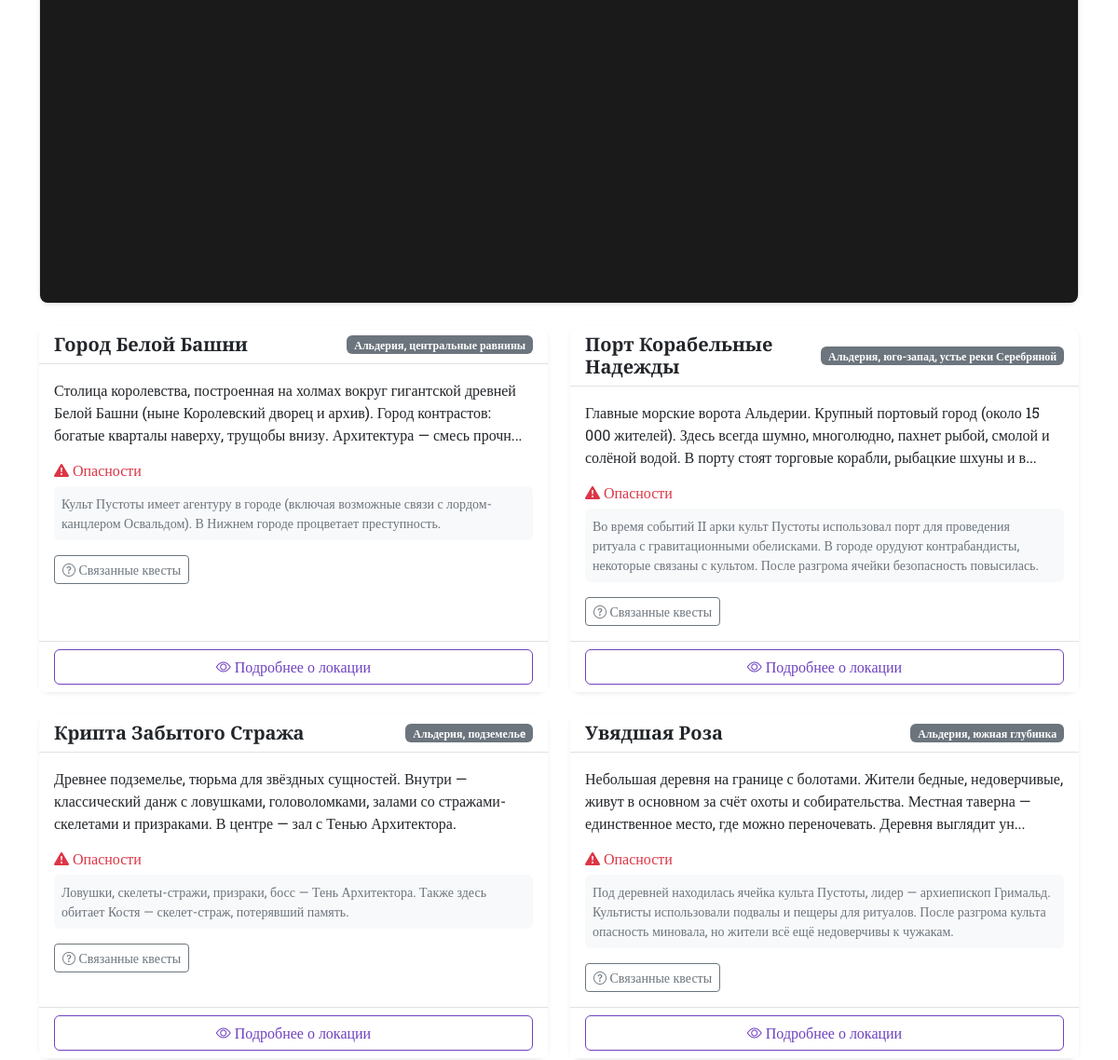
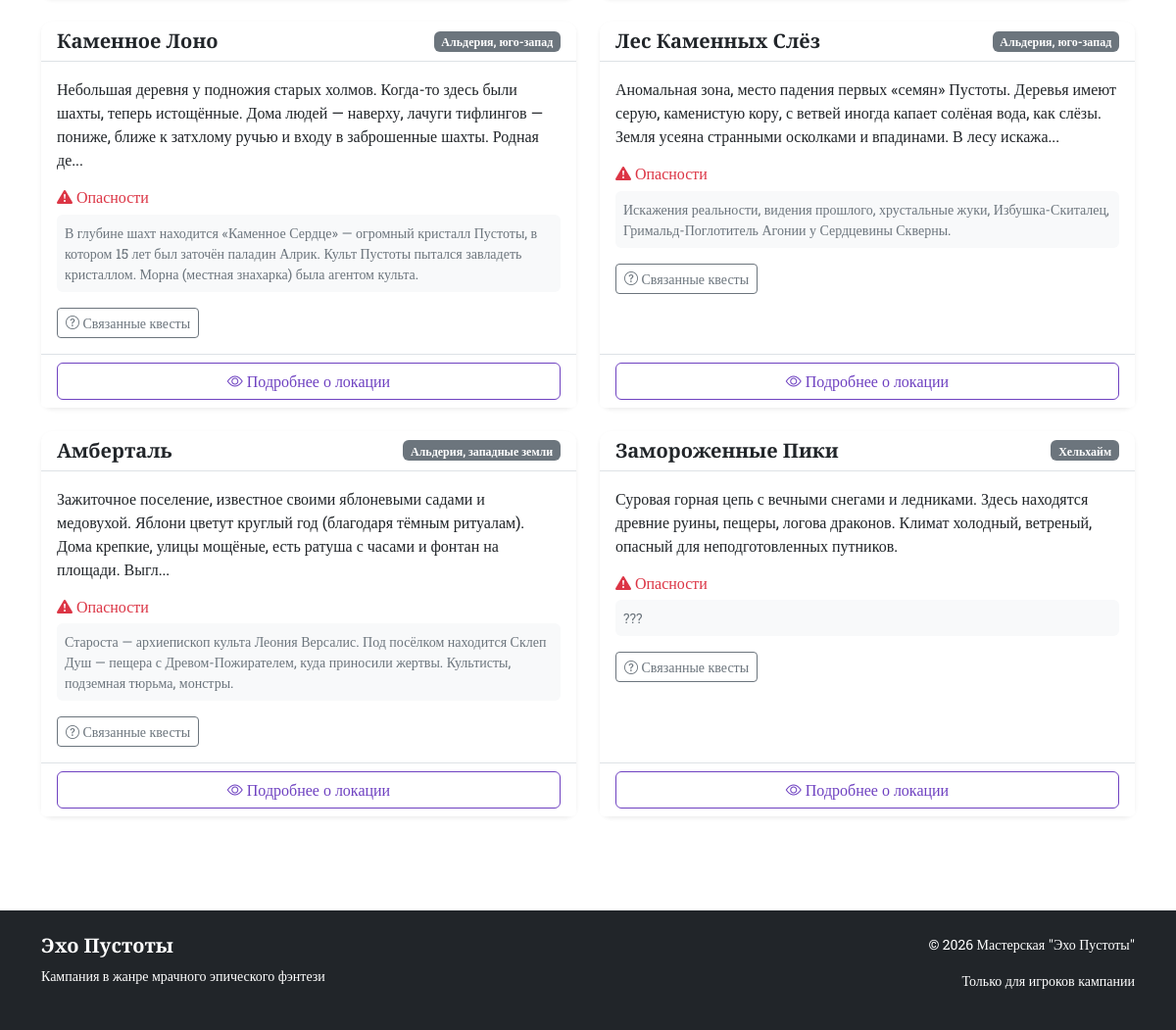
The page /locations (lower part) on the database as committed earlier (2 pictures, top to bottom).
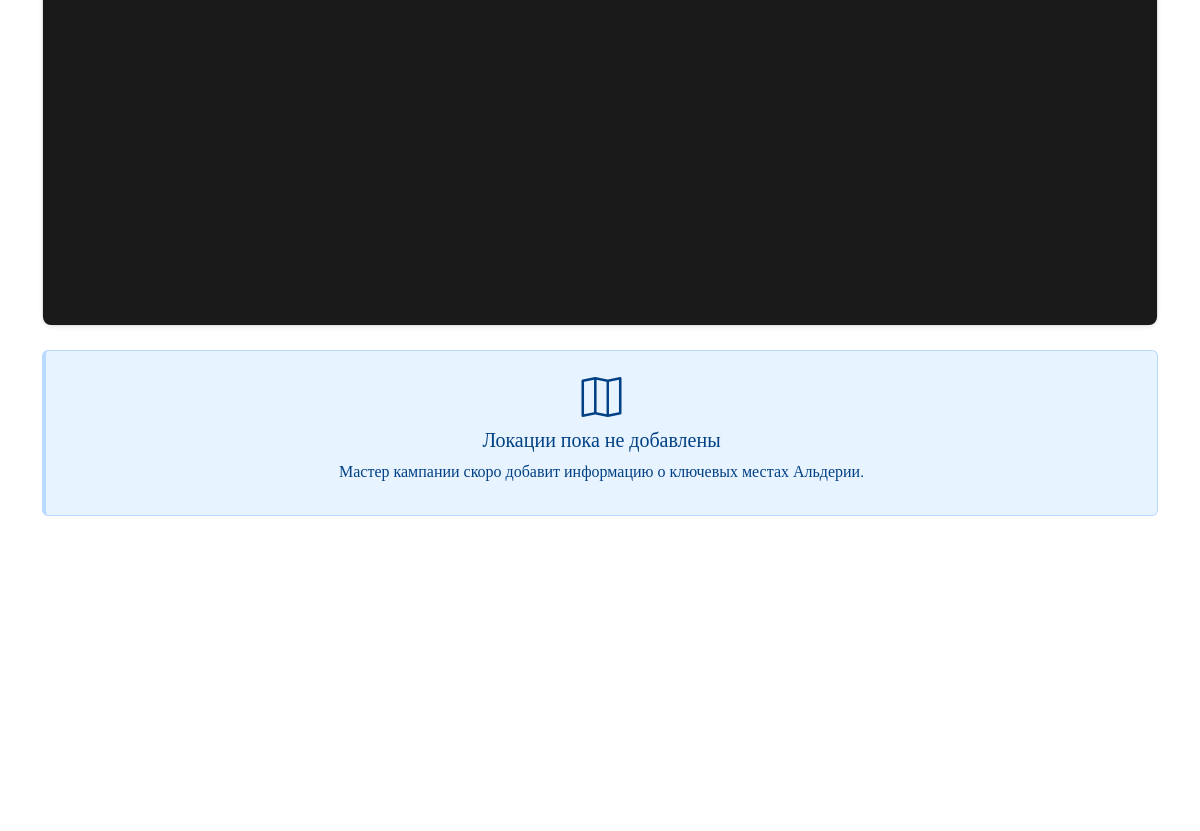
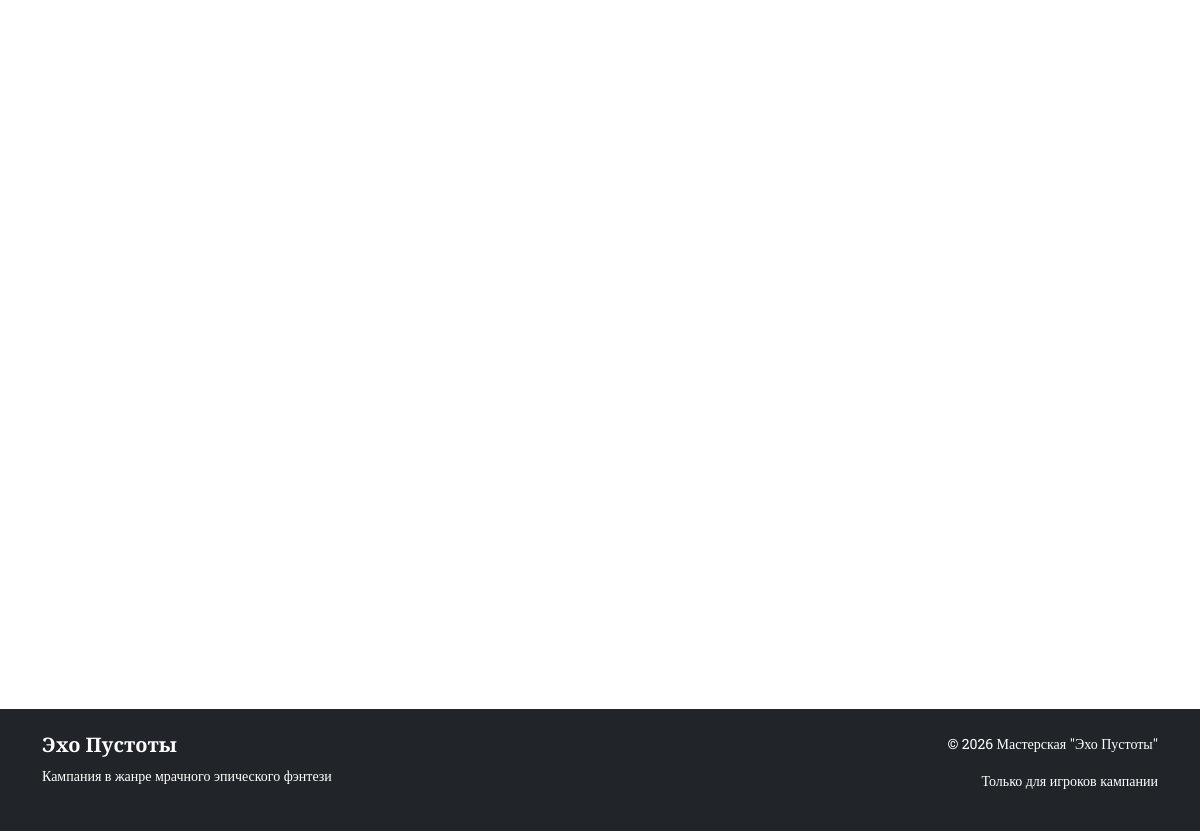
The same page on the database as committed later (2 pictures, top to bottom).
### app.py (models this page shows)
class Location(db.Model):
    __tablename__ = 'locations'
    id = db.Column(db.Integer, primary_key=True)
    name = db.Column(db.String(100), nullable=False)
    region = db.Column(db.String(100))
    description = db.Column(db.Text)
    dangers = db.Column(db.Text)
    quests = db.Column(db.Text)
    npc_ids = db.Column(db.String(200))
    map_x = db.Column(db.Integer, default=50)
    map_y = db.Column(db.Integer, default=50)

### app.py (the view)
@app.route('/locations')
def locations():
    locations = Location.query.all()
    return render_template('locations.html', locations=locations)

### templates/locations.html (shortened to what this page needs)
{% extends "base.html" %}
{% block content %}
<div class="card shadow-sm mb-4">
    <div class="card-body p-0">
        <div id="mapContainer" class="position-relative" style="height: 600px; background: #1a1a1a; border-radius: 8px; overflow: auto;">
            <div id="mapImageContainer" style="position: relative; width: 1750px; height: 1536px; margin: 0 auto;">
                <img src="{{ url_for('static', filename='images/map.jpg') }}"
                     style="width: 100%; height: 100%; object-fit: contain; display: block;"
                     alt="Карта Альдерии">
            </div>
        </div>
    </div>
</div>
<div class="row" id="locationsList">
    {% for loc in locations %}
    <div class="col-md-6 mb-4">
        <div class="card h-100 shadow-sm border-0">
            <div class="card-header bg-white border-bottom">
                <div class="d-flex justify-content-between align-items-center">
                    <h5 class="mb-0 cinzel text-dark">{{ loc.name }}</h5>
                    <span class="badge bg-secondary">{{ loc.region }}</span>
                </div>
            </div>
            <div class="card-body bg-white">
                <p class="text-dark">
                    {% if loc.description %}
                        {{ loc.description[:200] }}{% if loc.description|length > 200 %}...{% endif %}
                    {% else %}
                        Описание пока не добавлено
                    {% endif %}
                </p>
                <div class="mt-3">
                    <h6 class="text-danger mb-2"><i class="bi bi-exclamation-triangle-fill"></i> Опасности</h6>
                    <p class="small text-secondary bg-light p-2 rounded">
                        {% if loc.dangers %}
                            {{ loc.dangers }}
                        {% else %}
                            Информация уточняется
                        {% endif %}
                    </p>
                </div>
                {% if loc.quests %}
                <div class="mt-3">
                    <button class="btn btn-outline-secondary btn-sm" type="button"
                            data-bs-toggle="collapse"
                            data-bs-target="#questsCollapse{{ loc.id }}">
                        <i class="bi bi-question-circle"></i> Связанные квесты
                    </button>
                </div>
                {% endif %}
            </div>
            <div class="card-footer bg-white border-top">
                <button class="btn btn-outline-primary w-100 view-location-btn" data-location-id="{{ loc.id }}">
                    <i class="bi bi-eye"></i> Подробнее о локации
                </button>
            </div>
        </div>
    </div>
    {% endfor %}
</div>
{% if not locations %}
<div class="alert alert-info text-center">
    <i class="bi bi-map fs-1"></i>
    <h5>Локации пока не добавлены</h5>
    <p>Мастер кампании скоро добавит информацию о ключевых местах Альдерии.</p>
</div>
{% endif %}
{% endblock %}

Rows that differ between the two databases and show on the page:
removed Location: name "Город Белой Башни", region "Альдерия, центральные равнины", description "Столица королевства, построенная на холмах вокруг гигантской древней Белой Башни (ныне Королевский дворец и архив). Город контрастов: богатые кварталы наверху, трущобы внизу. Архитектура — смесь прочн", dangers "Культ Пустоты имеет агентуру в городе (включая возможные связи с лордом-канцлером Освальдом). В Нижнем городе процветает преступность."
removed Location: name "Порт Корабельные Надежды", region "Альдерия, юго-запад, устье реки Серебряной", description "Главные морские ворота Альдерии. Крупный портовый город (около 15 000 жителей). Здесь всегда шумно, многолюдно, пахнет рыбой, смолой и солёной водой. В порту стоят торговые корабли, рыбацкие шхуны и в", dangers "Во время событий II арки культ Пустоты использовал порт для проведения ритуала с гравитационными обелисками. В городе орудуют контрабандисты, некоторые связаны с культом. После разгрома ячейки безопасность повысилась."
removed Location: name "Крипта Забытого Стража", region "Альдерия, подземельe", description "Древнее подземелье, тюрьма для звёздных сущностей. Внутри — классический данж с ловушками, головоломками, залами со стражами-скелетами и призраками. В центре — зал с Тенью Архитектора.", dangers "Ловушки, скелеты-стражи, призраки, босс — Тень Архитектора. Также здесь обитает Костя — скелет-страж, потерявший память."
removed Location: name "Увядшая Роза", region "Альдерия, южная глубинка", description "Небольшая деревня на границе с болотами. Жители бедные, недоверчивые, живут в основном за счёт охоты и собирательства. Местная таверна — единственное место, где можно переночевать. Деревня выглядит ун", dangers "Под деревней находилась ячейка культа Пустоты, лидер — архиепископ Гримальд. Культисты использовали подвалы и пещеры для ритуалов. После разгрома культа опасность миновала, но жители всё ещё недоверчивы к чужакам."
removed Location: name "Каменное Лоно", region "Альдерия, юго-запад", description "Небольшая деревня у подножия старых холмов. Когда-то здесь были шахты, теперь истощённые. Дома людей — наверху, лачуги тифлингов — пониже, ближе к затхлому ручью и входу в заброшенные шахты. Родная де", dangers "В глубине шахт находится «Каменное Сердце» — огромный кристалл Пустоты, в котором 15 лет был заточён паладин Алрик. Культ Пустоты пытался завладеть кристаллом. Морна (местная знахарка) была агентом культа."
removed Location: name "Лес Каменных Слёз", region "Альдерия, юго-запад", description "Аномальная зона, место падения первых «семян» Пустоты. Деревья имеют серую, каменистую кору, с ветвей иногда капает солёная вода, как слёзы. Земля усеяна странными осколками и впадинами. В лесу искажа", dangers "Искажения реальности, видения прошлого, хрустальные жуки, Избушка-Скиталец, Гримальд-Поглотитель Агонии у Сердцевины Скверны."
removed Location: name "Амберталь", region "Альдерия, западные земли", description "Зажиточное поселение, известное своими яблоневыми садами и медовухой. Яблони цветут круглый год (благодаря тёмным ритуалам). Дома крепкие, улицы мощёные, есть ратуша с часами и фонтан на площади. Выгл", dangers "Староста — архиепископ культа Леония Версалис. Под посёлком находится Склеп Душ — пещера с Древом-Пожирателем, куда приносили жертвы. Культисты, подземная тюрьма, монстры."
removed Location: name "Замороженные Пики", region "Хельхайм", description "Суровая горная цепь с вечными снегами и ледниками. Здесь находятся древние руины, пещеры, логова драконов. Климат холодный, ветреный, опасный для неподготовленных путников.", dangers "???"
Other text that changed with them:
text now shown: "Локации пока не добавлены Мастер кампании скоро добавит информацию о ключевых местах Альдерии."
